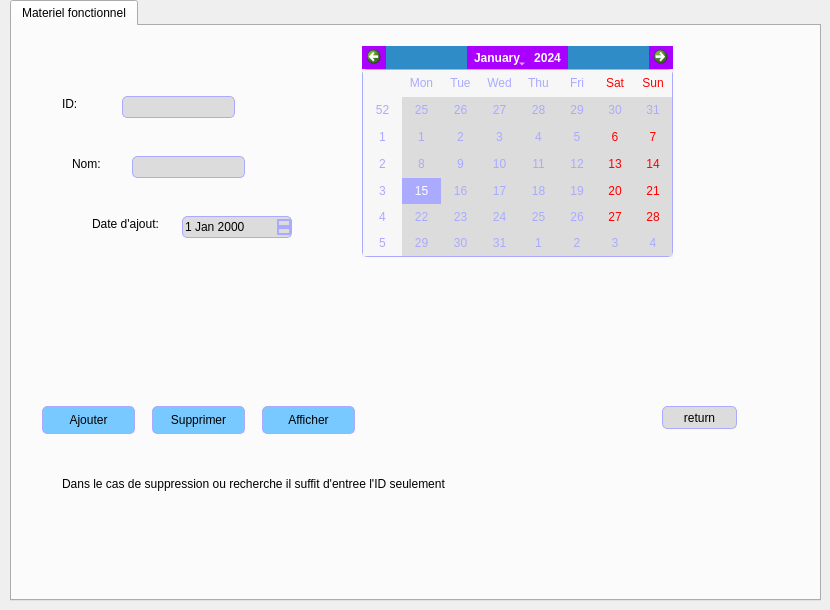
        <widget class="QWidget" name="page_22">
         <widget class="QTabWidget" name="tabWidget_15">
          <property name="geometry">
           <rect>
            <x>10</x>
            <y>0</y>
            <width>811</width>
            <height>601</height>
           </rect>
          </property>
          <widget class="QWidget" name="tab_18">
           <attribute name="title">
            <string>Materiel fonctionnel</string>
           </attribute>
           <widget class="QPushButton" name="pushButton_33">
            <property name="geometry">
             <rect>
              <x>650</x>
              <y>380</y>
              <width>75</width>
              <height>23</height>
             </rect>
            </property>
            <property name="styleSheet">
             <string notr="true">QPushButton:checked {
    background-color: qlineargradient(spread:pad, x1:0, y1:0, x2:0, y2:1,   stop:0 rgb(120, 201, 255), stop:1 rgb(120, 0, 255))
}

QPushButton:hover {

	
	background-color: rgb(255, 0, 0);
}
QPushButton {
    background-color: rgb(220,220,220);
 border: 1px solid black;
	border-color: rgb(170, 170, 255);
     border-radius: 5px;
}</string>
            </property>
            <property name="text">
             <string>return</string>
            </property>
           </widget>
           <widget class="QLineEdit" name="lineEdit_3">
            <property name="geometry">
             <rect>
              <x>110</x>
              <y>70</y>
              <width>113</width>
              <height>22</height>
             </rect>
            </property>
            <property name="styleSheet">
             <string notr="true">background-color: rgb(220,220,220);
 border: 1px solid black;
	border-color: rgb(170, 170, 255);
     border-radius: 5px;</string>
            </property>
           </widget>
           <widget class="QLineEdit" name="lineEdit_4">
            <property name="geometry">
             <rect>
              <x>120</x>
              <y>130</y>
              <width>113</width>
              <height>22</height>
             </rect>
            </property>
            <property name="styleSheet">
             <string notr="true">background-color: rgb(220,220,220);
 border: 1px solid black;
	border-color: rgb(170, 170, 255);
     border-radius: 5px;</string>
            </property>
           </widget>
           <widget class="QPushButton" name="pushButton_11">
            <property name="geometry">
             <rect>
              <x>30</x>
              <y>380</y>
              <width>93</width>
              <height>28</height>
             </rect>
            </property>
            <property name="styleSheet">
             <string notr="true">QPushButton:checked {
    background-color: qlineargradient(spread:pad, x1:0, y1:0, x2:0, y2:1,   stop:0 rgb(120, 201, 255), stop:1 rgb(120, 0, 255))
}

QPushButton:hover {

	background-color: rgb(170, 255, 255);
}
QPushButton {
     background-color: rgb(120, 201, 255); border: 1px solid black;
	border-color: rgb(170, 170, 255);
     border-radius: 5px;
}</string>
            </property>
            <property name="text">
             <string>Ajouter</string>
            </property>
           </widget>
           <widget class="QCalendarWidget" name="calendarWidget">
            <property name="geometry">
             <rect>
              <x>350</x>
              <y>20</y>
              <width>311</width>
              <height>211</height>
             </rect>
            </property>
            <property name="styleSheet">
             <string notr="true">background-color: rgb(170, 170, 255);
color: rgb(255, 255, 255);
alternate-background-color: rgb(185, 185, 185);
QCalendarWidget QToolButton
{
	background-color: rgb(170, 170, 255);
	alternate-background-color: rgb(170, 170, 255);
	color: rgb(255, 255, 255);
}
QCalendarWidget QToolButton
{
	
	background-color: rgb(170, 0, 255);
	alternate-background-color: rgb(170, 170, 255);
	color: rgb(255, 255, 255);
}
QCalendarWidget QToolView
{
	background-color: rgb(170, 170, 255);
	alternate-background-color: rgb(170, 170, 255);
	color: rgb(255, 255, 255);
}
QCalendarWidget QTableView
{
	selection-color: rgb(255, 255, 255);
	selection-background-color: rgb(170, 170, 255);
	color: rgb(170, 170, 255);
	background-color: rgb(220,220,220);
 border: 1px solid black;
	border-color: rgb(170, 170, 255);
     border-radius: 5px;
}</string>
            </property>
           </widget>
           <widget class="QLabel" name="label_7">
            <property name="geometry">
             <rect>
              <x>80</x>
              <y>190</y>
              <width>81</width>
              <height>16</height>
             </rect>
            </property>
            <property name="text">
             <string>Date d'ajout:</string>
            </property>
           </widget>
           <widget class="QPushButton" name="pushButton_12">
            <property name="geometry">
             <rect>
              <x>140</x>
              <y>380</y>
              <width>93</width>
              <height>28</height>
             </rect>
            </property>
            <property name="styleSheet">
             <string notr="true">QPushButton:checked {
    background-color: qlineargradient(spread:pad, x1:0, y1:0, x2:0, y2:1,   stop:0 rgb(120, 201, 255), stop:1 rgb(120, 0, 255))
}

QPushButton:hover {

	background-color: rgb(170, 255, 255);
}
QPushButton {
     background-color: rgb(120, 201, 255); border: 1px solid black;
	border-color: rgb(170, 170, 255);
     border-radius: 5px;
}</string>
            </property>
            <property name="text">
             <string>Supprimer</string>
            </property>
           </widget>
           <widget class="QLabel" name="label_6">
            <property name="geometry">
             <rect>
              <x>60</x>
              <y>130</y>
              <width>56</width>
              <height>16</height>
             </rect>
            </property>
            <property name="text">
             <string>Nom: </string>
            </property>
           </widget>
           <widget class="QDateEdit" name="dateEdit">
            <property name="geometry">
             <rect>
              <x>170</x>
              <y>190</y>
              <width>110</width>
              <height>22</height>
             </rect>
            </property>
            <property name="styleSheet">
             <string notr="true">QDateTimeEdit
{
background-color: rgb(220,220,220);
 border: 1px solid black;
	border-color: rgb(170, 170, 255);
     border-radius: 5px;
}
QDateTimeEdit:up-arrow
{
 border: 1px solid black;
	border-color: rgb(170, 170, 255);
     border-radius: 5px;
}
QDateTimeEdit:down-arrow
{

border: 1px solid black;
	border-color: rgb(170, 170, 255);
     border-radius: 5px;

}
QDateTimeEdit:up-button
{
 border: 1px solid black;
	border-color: rgb(170, 170, 255);
     border-radius: 5px;
}
QDateTimeEdit:down-button
{
 border: 1px solid black;
	border-color: rgb(170, 170, 255);
     border-radius: 5px;
}</string>
            </property>
           </widget>
           <widget class="QLabel" name="label_5">
            <property name="geometry">
             <rect>
              <x>50</x>
              <y>70</y>
              <width>56</width>
              <height>16</height>
             </rect>
            </property>
            <property name="text">
             <string>ID:</string>
            </property>
           </widget>
           <widget class="QPushButton" name="pushButton_15">
            <property name="geometry">
             <rect>
              <x>250</x>
              <y>380</y>
              <width>93</width>
              <height>28</height>
             </rect>
            </property>
            <property name="styleSheet">
             <string notr="true">QPushButton:checked {
    background-color: qlineargradient(spread:pad, x1:0, y1:0, x2:0, y2:1,   stop:0 rgb(120, 201, 255), stop:1 rgb(120, 0, 255))
}

QPushButton:hover {

	background-color: rgb(170, 255, 255);
}
QPushButton {
     background-color: rgb(120, 201, 255); border: 1px solid black;
	border-color: rgb(170, 170, 255);
     border-radius: 5px;
}</string>
            </property>
            <property name="text">
             <string>Afficher</string>
            </property>
           </widget>
           <widget class="QLabel" name="label_43">
            <property name="geometry">
             <rect>
              <x>50</x>
              <y>450</y>
              <width>451</width>
              <height>16</height>
             </rect>
            </property>
            <property name="text">
             <string>Dans le cas de suppression ou recherche il suffit d'entree l'ID seulement</string>
            </property>
           </widget>
          </widget>
         </widget>
        </widget>
